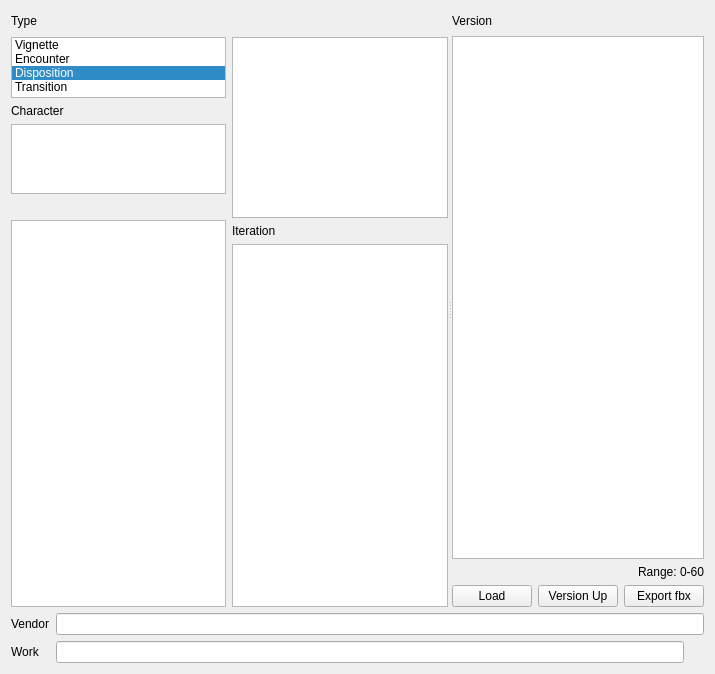
<?xml version="1.0" encoding="UTF-8"?>
<ui version="4.0">
 <class>Form</class>
 <widget class="QWidget" name="Form">
  <property name="geometry">
   <rect>
    <x>0</x>
    <y>0</y>
    <width>715</width>
    <height>674</height>
   </rect>
  </property>
  <property name="windowTitle">
   <string>Action Browser</string>
  </property>
  <layout class="QGridLayout" name="gridLayout">
   <item row="0" column="0">
    <layout class="QVBoxLayout" name="verticalLayout_4" stretch="0,0,0">
     <item>
      <widget class="QSplitter" name="splitter">
       <property name="orientation">
        <enum>Qt::Horizontal</enum>
       </property>
       <widget class="QWidget" name="layoutWidget">
        <layout class="QHBoxLayout" name="horizontalLayout">
         <item>
          <layout class="QVBoxLayout" name="verticalLayout" stretch="0,1,0,1,0,10">
           <item>
            <widget class="QLabel" name="label">
             <property name="minimumSize">
              <size>
               <width>0</width>
               <height>20</height>
              </size>
             </property>
             <property name="text">
              <string>Type</string>
             </property>
            </widget>
           </item>
           <item>
            <widget class="HListWidget" name="Type">
             <property name="enabled">
              <bool>true</bool>
             </property>
             <property name="maximumSize">
              <size>
               <width>16777215</width>
               <height>61</height>
              </size>
             </property>
             <property name="currentRow">
              <number>2</number>
             </property>
             <item>
              <property name="text">
               <string>Vignette</string>
              </property>
             </item>
             <item>
              <property name="text">
               <string>Encounter</string>
              </property>
             </item>
             <item>
              <property name="text">
               <string>Disposition</string>
              </property>
             </item>
             <item>
              <property name="text">
               <string>Transition</string>
              </property>
             </item>
            </widget>
           </item>
           <item>
            <widget class="QLabel" name="label_2">
             <property name="text">
              <string>Character</string>
             </property>
            </widget>
           </item>
           <item>
            <widget class="HListWidget" name="Character"/>
           </item>
           <item>
            <widget class="QLabel" name="NameLabel">
             <property name="text">
              <string>&lt;TypeName&gt;</string>
             </property>
            </widget>
           </item>
           <item>
            <widget class="HListWidget" name="Name"/>
           </item>
          </layout>
         </item>
         <item>
          <layout class="QVBoxLayout" name="verticalLayout_2" stretch="0,1,0,2">
           <item>
            <widget class="QLabel" name="DescLabel">
             <property name="minimumSize">
              <size>
               <width>0</width>
               <height>20</height>
              </size>
             </property>
             <property name="text">
              <string>&lt;TypeDesc&gt;</string>
             </property>
            </widget>
           </item>
           <item>
            <widget class="HListWidget" name="Desc"/>
           </item>
           <item>
            <widget class="QLabel" name="label_4">
             <property name="text">
              <string>Iteration</string>
             </property>
            </widget>
           </item>
           <item>
            <widget class="HListWidget" name="Iteration"/>
           </item>
          </layout>
         </item>
        </layout>
       </widget>
       <widget class="QWidget" name="layoutWidget">
        <layout class="QVBoxLayout" name="verticalLayout_3">
         <item>
          <layout class="QVBoxLayout" name="verticalLayout_5">
           <property name="spacing">
            <number>5</number>
           </property>
           <item>
            <layout class="QHBoxLayout" name="horizontalLayout_5">
             <property name="spacing">
              <number>2</number>
             </property>
             <item>
              <widget class="QLabel" name="label_8">
               <property name="text">
                <string>Version</string>
               </property>
              </widget>
             </item>
             <item>
              <widget class="QPushButton" name="Magnet">
               <property name="maximumSize">
                <size>
                 <width>20</width>
                 <height>20</height>
                </size>
               </property>
               <property name="toolTip">
                <string>Jump to current scene</string>
               </property>
               <property name="text">
                <string/>
               </property>
               <property name="icon">
                <iconset>
                 <normaloff>P:/global/code/pipeline/bootstrap/psycons/icon_packs/EMOJI/icon.2277.png</normaloff>P:/global/code/pipeline/bootstrap/psycons/icon_packs/EMOJI/icon.2277.png</iconset>
               </property>
               <property name="iconSize">
                <size>
                 <width>18</width>
                 <height>18</height>
                </size>
               </property>
               <property name="flat">
                <bool>true</bool>
               </property>
              </widget>
             </item>
             <item>
              <widget class="HPushButton" name="PlaySeq">
               <property name="maximumSize">
                <size>
                 <width>20</width>
                 <height>20</height>
                </size>
               </property>
               <property name="toolTip">
                <string>View image sequence or movie from this version</string>
               </property>
               <property name="text">
                <string/>
               </property>
               <property name="icon">
                <iconset>
                 <normaloff>P:/global/code/pipeline/bootstrap/psycons/icon_packs/EMOJI/icon.2381.png</normaloff>P:/global/code/pipeline/bootstrap/psycons/icon_packs/EMOJI/icon.2381.png</iconset>
               </property>
               <property name="iconSize">
                <size>
                 <width>18</width>
                 <height>18</height>
                </size>
               </property>
               <property name="flat">
                <bool>true</bool>
               </property>
              </widget>
             </item>
             <item>
              <widget class="QPushButton" name="Refresh">
               <property name="maximumSize">
                <size>
                 <width>20</width>
                 <height>20</height>
                </size>
               </property>
               <property name="toolTip">
                <string>Reload actions from disk</string>
               </property>
               <property name="text">
                <string/>
               </property>
               <property name="icon">
                <iconset>
                 <normaloff>P:/global/code/pipeline/bootstrap/psycons/icon_packs/EMOJI/icon.2347.png</normaloff>P:/global/code/pipeline/bootstrap/psycons/icon_packs/EMOJI/icon.2347.png</iconset>
               </property>
               <property name="iconSize">
                <size>
                 <width>18</width>
                 <height>18</height>
                </size>
               </property>
               <property name="flat">
                <bool>true</bool>
               </property>
              </widget>
             </item>
            </layout>
           </item>
           <item>
            <widget class="HListWidget" name="Work">
             <property name="iconSize">
              <size>
               <width>30</width>
               <height>30</height>
              </size>
             </property>
            </widget>
           </item>
          </layout>
         </item>
         <item>
          <widget class="QLabel" name="WorkLabel">
           <property name="text">
            <string>Range: 0-60</string>
           </property>
           <property name="alignment">
            <set>Qt::AlignRight|Qt::AlignTrailing|Qt::AlignVCenter</set>
           </property>
          </widget>
         </item>
         <item>
          <layout class="QHBoxLayout" name="horizontalLayout_2">
           <item>
            <widget class="QPushButton" name="Load">
             <property name="text">
              <string>Load</string>
             </property>
            </widget>
           </item>
           <item>
            <widget class="QPushButton" name="VersionUp">
             <property name="text">
              <string>Version Up</string>
             </property>
            </widget>
           </item>
           <item>
            <widget class="QPushButton" name="ExportFbx">
             <property name="text">
              <string>Export fbx</string>
             </property>
            </widget>
           </item>
          </layout>
         </item>
        </layout>
       </widget>
      </widget>
     </item>
     <item>
      <layout class="QHBoxLayout" name="horizontalLayout_4">
       <property name="spacing">
        <number>0</number>
       </property>
       <item>
        <widget class="QLabel" name="label_7">
         <property name="sizePolicy">
          <sizepolicy hsizetype="Preferred" vsizetype="Minimum">
           <horstretch>0</horstretch>
           <verstretch>0</verstretch>
          </sizepolicy>
         </property>
         <property name="minimumSize">
          <size>
           <width>45</width>
           <height>0</height>
          </size>
         </property>
         <property name="maximumSize">
          <size>
           <width>16777215</width>
           <height>20</height>
          </size>
         </property>
         <property name="text">
          <string>Vendor</string>
         </property>
        </widget>
       </item>
       <item>
        <widget class="QLineEdit" name="VendorMa">
         <property name="readOnly">
          <bool>true</bool>
         </property>
        </widget>
       </item>
      </layout>
     </item>
     <item>
      <layout class="QHBoxLayout" name="horizontalLayout_3">
       <property name="spacing">
        <number>0</number>
       </property>
       <item>
        <widget class="QLabel" name="label_6">
         <property name="minimumSize">
          <size>
           <width>45</width>
           <height>0</height>
          </size>
         </property>
         <property name="maximumSize">
          <size>
           <width>16777215</width>
           <height>20</height>
          </size>
         </property>
         <property name="text">
          <string>Work</string>
         </property>
        </widget>
       </item>
       <item>
        <widget class="QLineEdit" name="WorkPath">
         <property name="readOnly">
          <bool>true</bool>
         </property>
        </widget>
       </item>
       <item>
        <widget class="QPushButton" name="WorkBrowser">
         <property name="maximumSize">
          <size>
           <width>20</width>
           <height>20</height>
          </size>
         </property>
         <property name="toolTip">
          <string>Open browser in work dir</string>
         </property>
         <property name="text">
          <string/>
         </property>
         <property name="icon">
          <iconset>
           <normaloff>P:/global/code/pipeline/bootstrap/psycons/icon_packs/EMOJI/icon.2234.png</normaloff>P:/global/code/pipeline/bootstrap/psycons/icon_packs/EMOJI/icon.2234.png</iconset>
         </property>
         <property name="iconSize">
          <size>
           <width>14</width>
           <height>14</height>
          </size>
         </property>
         <property name="flat">
          <bool>true</bool>
         </property>
        </widget>
       </item>
      </layout>
     </item>
    </layout>
   </item>
  </layout>
 </widget>
 <customwidgets>
  <customwidget>
   <class>HListWidget</class>
   <extends>QListWidget</extends>
   <header>hlistwidget.h</header>
   <slots>
    <slot>blah()</slot>
    <slot>redraw()</slot>
   </slots>
  </customwidget>
  <customwidget>
   <class>HPushButton</class>
   <extends>QPushButton</extends>
   <header>hpushbutton.h</header>
  </customwidget>
 </customwidgets>
 <resources/>
 <connections/>
</ui>
